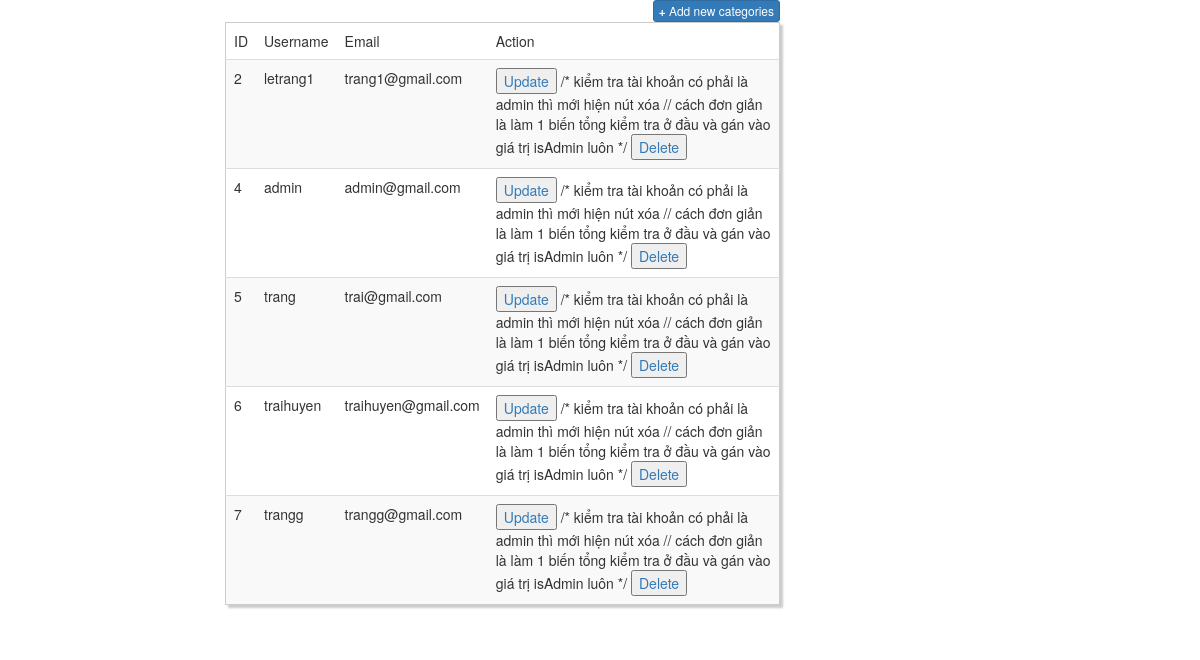
Page /BAITAP/pupdate.php on the committed database.
### tables this page shows
CREATE TABLE `user` (
  `id` int(11) NOT NULL,
  `Avatar` varchar(50) NOT NULL,
  `firstname` varchar(50) NOT NULL,
  `lastname` varchar(50) NOT NULL,
  `username` varchar(50) NOT NULL,
  `email` varchar(50) NOT NULL,
  `password` varchar(50) NOT NULL,
  `admin` bit(1) NOT NULL
);

### BAITAP/pupdate.php (the view, shortened to what this page needs)
<?php
        $dbserver ='localhost';
        $dbus ='root';
        $password='';
        $dbname ='login';
        $connect_mysql = mysqli_connect($dbserver, $dbus, $password,$dbname);
        $result = mysqli_query( $connect_mysql,"SELECT * FROM`user`");
 ?>
<!DOCTYPE html>
<html lang="en">
<head>
    <link href="//netdna.bootstrapcdn.com/bootstrap/3.0.0/css/bootstrap.min.css" rel="stylesheet" id="bootstrap-css">
</head>
<body>
<div class="container-fluid">
    <div class="row col-md-6 col-md-offset-2 custyle">
<form  method="POST">
<table class="table table-striped custab">
        <thead>
       <a href="index.php" class="btn btn-primary btn-xs pull-right"><b>+</b> Add new categories</a>
            <tr>
                <td>ID</td>
                <td>Username</td>
                <td>Email</td>
                <td>Action</td>
            </tr>
        </thead>
        <tbody>
            <?php while($rows = mysqli_fetch_array($result)){?>
            <tr>
                <td><?php echo $rows['id'];?></td>
                <td><?php echo $rows['username'];?></td>
                <td><?php echo $rows['email'];?></td>
                <td>
                    <button><a href="index.php?id=<?php echo $rows['id']; ?>">Update</a></button>
                    /*
                        kiểm tra tài khoản có phải là admin thì mới hiện nút xóa
                        // cách đơn giản là làm 1 biến tổng kiểm tra ở đầu và gán vào giá trị isAdmin luôn
                    */
                    <button name="del"><a href="ptable.php?idel=<?php echo $rows['id']; ?>">Delete</a></button>
                </td>
            </tr>
            <?php } ?>
        </tbody>
    </table>
    </form>
 </div>
</div>
</body>
</html>

### BAITAP/pupdate.php (style rules this page uses)
.custab { border: 1px solid #ccc; padding: 5px; margin: 5% 0; box-shadow: 3px 3px 2px #ccc; transition: 0.5s; }

### rows in the picture
user: id "2", username "letrang1", email "trang1@gmail.com"
user: id "4", username "admin", email "admin@gmail.com"
user: id "5", username "trang", email "trai@gmail.com"
user: id "6", username "traihuyen", email "traihuyen@gmail.com"
user: id "7", username "trangg", email "trangg@gmail.com"
